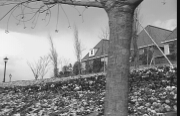
%> input picture project3/images/garden/LKTest2im1.pgm, 180 x 116 px; its folder holds 2 pictures in this run
$ octave --eval "p3;"   (GNU Octave 9; MATLAB toolbox functions it lacks are replaced by stand-ins)
%> lines starting %> are read from the running program, lines starting %| are printed output that depends on the picture

function p3()
% https://www.youtube.com/watch?v=1r8E9uAcn4E
    THRESHOLD = 1;
    close all;
    clc;

    myFolder = '/Users/Andrew/Dropbox/Northeastern/2018Summer1/eece5639/project3/images/garden/'
    isRGB = false;
%     myFolder = '/Users/Andrew/Dropbox/Northeastern/2018Summer1/eece5639/project3/images/walking/'
%     isRGB = true;

    % Commented out for testing purposes.
    images = getImages(myFolder, isRGB);
%> in getImages, `inputSize = size(readimage(images, 1))./scale;`: inputSize = [116 180]
    g1 = readimage(images, 1);
%> g1 is the input picture: size 116x180 uint8; min 15, max 244, mean 137.2
    g2 = readimage(images, 2);
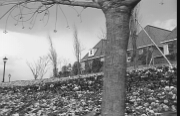
%> input picture project3/images/garden/LKTest2im2.pgm, 180 x 116 px
%> g2 is the input picture: size 116x180 uint8; min 15, max 244, mean 136.5
%     g1 = testImage(0);
%     g2 = testImage(1);
    pyramid = buildGaussPyramid(g1, g2, 2);
%> in subsample, `subsampled = im(1:num:end, 1:num:end);`:
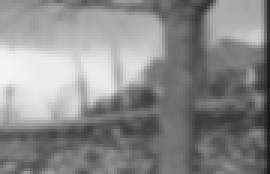
%> subsampled: size 58x90 uint8 (shown 3 times larger); min 26, max 244, mean 137.7
%> pyramid = 2 items

    % Optical flow on top of pyramid first
    [pyramid(2).Vx, pyramid(2).Vy] = opticalFlow(pyramid(2).gray1, pyramid(2).gray2);
% [30 lines not run here, left out]
function pyramid = buildGaussPyramid(gIm1, gIm2, sigma)
% [8 lines of commented-out code are left out]

    pyramid(1).gray1 = gIm1;
    pyramid(1).gray2 = gIm2;
    pyramid(1).gray1blur = imgaussfilt(pyramid(1).gray1, sigma);
    pyramid(1).gray2blur = imgaussfilt(pyramid(1).gray2, sigma);

    pyramid(2).gray1 = subsample(pyramid(1).gray1blur, 2);
    pyramid(2).gray2 = subsample(pyramid(1).gray2blur, 2);
    pyramid(2).gray1blur = imgaussfilt(pyramid(2).gray1, sigma);
    pyramid(2).gray2blur = imgaussfilt(pyramid(2).gray2, sigma);

end

% [11 lines left out: function duplicationInterpolation, not called in this run]

function subsampled = subsample(im, num)
% Takes an MxN matrix representing a grayscale image.
% Returns an image with every num'th row and col.

subsampled = im(1:num:end, 1:num:end);
end

function [Vx Vy] = opticalFlow(g1, g2)
% Implements the LK algorithm for dense optical flow on two given images. Returns
% Vx and Vy for every pixel.

% 1. Read image1 and image2, and convert to double flow greyscale image
% frames.
    imageSize = size(g1)
%> imageSize = [58 90]
    windowSize = 5; % How large of a window

% 2. Compute the spatial intensity gradients Ix and Iy of image2.
% Recall that it is a good idea to smooth before taking the derivative,
% for example by using derivative of Gaussian operators.
    smoothG2 = imgaussfilt(g2, 2);
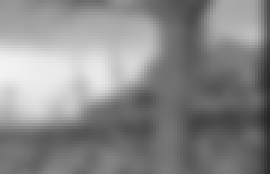
%> smoothG2: size 58x90 uint8 (shown 3 times larger); min 39, max 243, mean 136.8
    smoothG2 = g2;
    Ix = abs(conv2(smoothG2, [-1 0 1], 'same'));
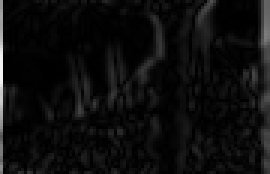
%> Ix: size 58x90 double (shown 3 times larger); min 0, max 243, mean 13.1
    Iy = abs(conv2(smoothG2, [-1 0 1]', 'same'));
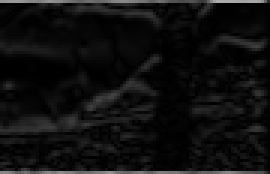
%> Iy: size 58x90 double (shown 3 times larger); min 0, max 171, mean 15.3

% 3. Compute the temporal gradient It by subtracting a smoothed version of
% image1 from a smoothed version of image2.
    smoothG1 = imgaussfilt(g1, 2);
    smoothG1 = g1;
    It = abs(smoothG2 - smoothG1);
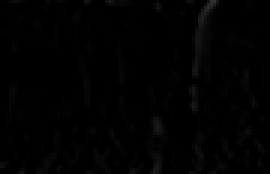
%> It: size 58x90 uint8 (shown 3 times larger); min 0, max 48, mean 1.5

% 4. For a given window size W , form a system of linear equations at each
% pixel by summing over products of gradients in its neighborhood, as
% specified by the Lucas-Kanade method. That is, at each pixel, you will
% have a set of equations:
% [Vx; Vy] = -[Sum IxIt; Sum IyIt]/[Sum Ix^2 Sum IxIy; Sum IxIy SumIy^2]
    Vx = zeros(imageSize);
%> Vx: size 58x90 double; every value is 0
    Vy = zeros(imageSize);

% 5. Solve for the flow vector [u, v] at each pixel. It is convenient to
% represent this vector field by two images, one containing the u
% component, and the other the v component of flow.
    % Iterate through to calculate at each iteration
    for row = 1:imageSize(1)
       for col = 1:imageSize(2)
           [Vx(row, col), Vy(row, col)] = getV(Ix, Iy, It, row, col, windowSize);
       end
    end
%> this loop made 3 passes

% 6. Display the flow vectors overlaid on the image. You can use matlab
% ?quiver? to show the flow field.

    figure;
    subplot(5, 2, 1);
    imshow(uint8(g1));
    title('G1')

    subplot(5, 2, 2);
    imshow(uint8(g2));
    title('G2')

    subplot(5, 2, 3)
    imshow(uint8(Ix))
    title('Delta X G2')

    subplot(5, 2, 4)
    imshow(uint8(Iy))
    title('Delta Y G2')

    subplot(5, 2, 5)
    imshow(uint8(smoothG2))
    title('Smooth G2')

    subplot(5, 2, 6)
    imshow(uint8(It))
    title('Delta T')

    subplot(5, 2, 7:10);
    quiver(Vx, Vy);
    hax = gca; %get the axis handle
    imshow(uint8(g2)); %plot the image within the axis limits
%     imshow(double(ones(size(g2)))); %plot the image within the axis limits
    hold on;
    quiver(Vx, Vy);
end

% [46 lines left out: function getV, not called in this run]
%> (the run ends here)
